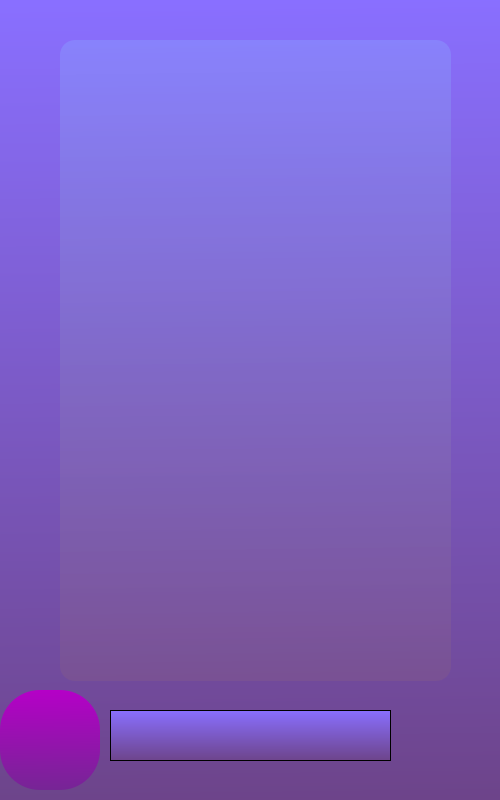
<?xml version="1.0" encoding="UTF-8"?>
<ui version="4.0">
 <class>MainWindow</class>
 <widget class="QMainWindow" name="MainWindow">
  <property name="geometry">
   <rect>
    <x>0</x>
    <y>0</y>
    <width>500</width>
    <height>800</height>
   </rect>
  </property>
  <property name="windowTitle">
   <string>MainWindow</string>
  </property>
  <property name="styleSheet">
   <string notr="true">background-color: qlineargradient(spread:pad, x1:0.522388, y1:1, x2:0.513, y2:0, stop:0 rgba(109, 68, 138, 255), stop:1 rgba(137, 111, 255, 255));
border-radioys: 10px</string>
  </property>
  <widget class="QWidget" name="centralwidget">
   <widget class="QPushButton" name="run_voice">
    <property name="geometry">
     <rect>
      <x>0</x>
      <y>690</y>
      <width>100</width>
      <height>100</height>
     </rect>
    </property>
    <property name="styleSheet">
     <string notr="true">QPushButton {background-color: qlineargradient(spread:pad, x1:0.522388, y1:1, x2:0.513, y2:0, stop:0 rgba(118, 37, 149, 255), stop:1 rgba(181, 0, 199, 255));; color: White; border-radius: 40px;}

QPushButton:pressed {background-color: qlineargradient(spread:pad, x1:0.522388, y1:1, x2:0.513, y2:0, stop:0 rgba(58, 18, 74, 255), stop:1 rgba(114, 0, 125, 255)); }
</string>
    </property>
    <property name="text">
     <string/>
    </property>
    <property name="icon">
     <iconset>
      <normaloff>microphon.png</normaloff>microphon.png</iconset>
    </property>
    <property name="iconSize">
     <size>
      <width>8300</width>
      <height>80</height>
     </size>
    </property>
    <property name="checkable">
     <bool>false</bool>
    </property>
   </widget>
   <widget class="QLabel" name="label">
    <property name="geometry">
     <rect>
      <x>150</x>
      <y>550</y>
      <width>200</width>
      <height>200</height>
     </rect>
    </property>
    <property name="styleSheet">
     <string notr="true">background-color: rgb(255, 255, 255, 0);</string>
    </property>
    <property name="text">
     <string/>
    </property>
   </widget>
   <widget class="QTextEdit" name="textEdit">
    <property name="geometry">
     <rect>
      <x>110</x>
      <y>710</y>
      <width>281</width>
      <height>51</height>
     </rect>
    </property>
   </widget>
   <widget class="QPlainTextEdit" name="plainTextEdit">
    <property name="geometry">
     <rect>
      <x>60</x>
      <y>40</y>
      <width>391</width>
      <height>641</height>
     </rect>
    </property>
    <property name="styleSheet">
     <string notr="true">background-color: qlineargradient(spread:pad, x1:0.522388, y1:1, x2:0.513, y2:0, stop:0 rgba(129, 88, 138, 125), stop:1 rgba(137, 151, 255, 125));
border-radius: 15px</string>
    </property>
   </widget>
   <zorder>label</zorder>
   <zorder>run_voice</zorder>
   <zorder>textEdit</zorder>
   <zorder>plainTextEdit</zorder>
  </widget>
 </widget>
 <resources/>
 <connections/>
</ui>
